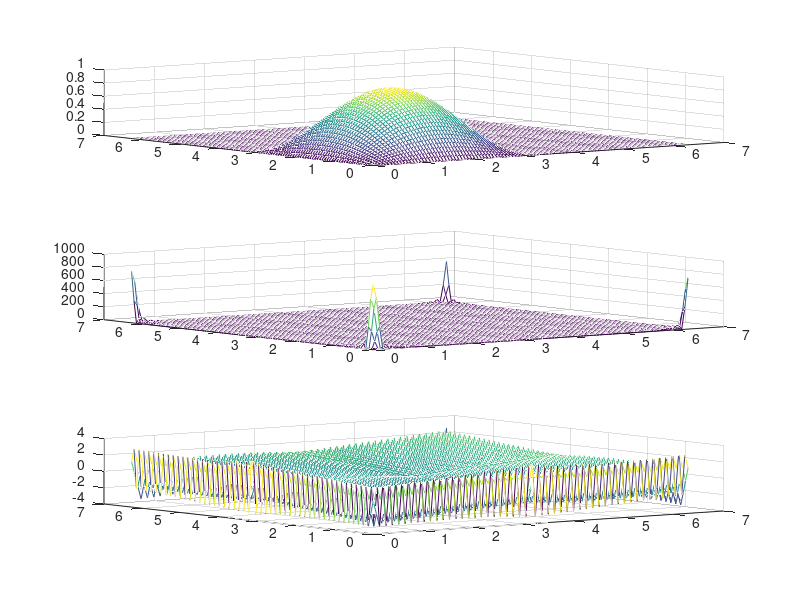

Source code (MATLAB): (Note: this script raises an error after producing the figure.)
Fs100 = 100;
ts100 = 0:1/Fs100:1;
Fs150 = 150;
ts150 = 0:1/Fs150:1;

%B1
t = (-1:0.01:1)';
sin_f100 = sin(2*pi*10*ts100);
fft_sin100 = fft(sin_f100);
stem(ts100,abs(fft_sin100));

sin_f150 = sin(2*pi*10*ts150);
fft_sin150 = fft(sin_f150);
stem(ts150,abs(fft_sin150));

%fft_sin = fft(y);
%ifft_sin = ifft(fft_sin);

%plot(x,fft(y))

%B2
%fft of sin wave is 1 at 0 and 2pi ? => the amplitude is collected at those
%point of the phase ???
%B3 a: different f in cos

y_f100 = cos(2*pi*10*ts100);


y_f150 = cos(2*pi*10*ts150);

%B3 b
unitstep = t>=0;

%B3 
impulse = t==0;

ramp = t.*unitstep;
quad = t.^2.*unitstep;
cos100 = cos(2*pi*1*t)/2+0.5;
cos200 = cos(2*pi*2*t)/2+0.5;

impulseFFT = fft(impulse);
unitstepFFT = fft(unitstep);

subplot(3,1,1)
plot(t,[impulse unitstep cos100 cos200])
subplot(3,1,2)
plot(t,[abs(impulseFFT) abs(unitstepFFT) abs(fft(cos100)) abs(fft(cos200))])
subplot(3,1,3)
plot(t,[angle(impulseFFT) angle(unitstepFFT) angle(fft(cos100)) angle(fft(cos200))])
%plot(t,[unitstepFFT, impulseFFT ]);




%B4
%surf(bsxfun(@(x,y)sin(x)+sin(y),-pi:0.1:pi,(-pi:0.1:pi)'));
%surf(sin(repmat(-pi:0.1:pi,100,1)));
%surf(bsxfun(@(x,y)sin(x)+y,-pi:0.1:pi,(-pi:0.1:pi)'));
[X, Y]= meshgrid(linspace(0,2*pi));
Z = sin(X).*sin(Y);
mesh(X,Y,Z);
mesh(X,Y,abs(fft2(Z)));
mesh(X,Y,angle(fft2(Z)));
Z2 = sin(X*2).*sin(Y*2);


subplot(3,1,1)
mesh(X,Y,Z2);
subplot(3,1,2)
mesh(X,Y,abs(fft2(Z2)));
subplot(3,1,3)
mesh(X,Y,angle(fft2(Z2)));

%B5
%Gaussian filter fspecial('gaussian',hsize,sigma)
[X_filter, Y_filter]= meshgrid(linspace(1,3,1));
gaussian_filter = fspecial('gaussian',5,1);
alpha1=1;
beta1=50;
alpha2=1;
beta2=50;
[rows,cols]=size(Z); 
%rearrange image
for x = 1:cols %address all columns
  for y = 1:rows %address all rows
    %fprintf(string(x>=alpha1 && x<=beta1));
    %fprintf('\n')
    if ~((x>=alpha1 && x<=beta1) && (y>=alpha2 && y<=beta2))
        %fprintf('%i\n', x);
        %fprintf('%i\n', y);
        Z(x,y)=0;
        %fprintf('%i\n',image(x,y))
    end
  end
end

%Z = imfilter(Z,gaussian_filter); 
subplot(3,1,1)
mesh(X,Y,Z);
subplot(3,1,2)
mesh(X,Y,abs(fft2(Z)));
subplot(3,1,3)
mesh(X,Y,angle(fft2(Z)));





%B6
lena_img = imread('lenaG.bmp');
colormap(gray) 
pic=imread('lenaG.bmp');
%images are stored as integers, so we need to double them for Matlab
%we also need to ensure we have a greyscale, not three colour planes 
pic=double(pic(:,:,1));
 
Fpic=fft2(rearrange(pic));
Fpic_true = fft2(pic);

%B7
%fourier transform with no phase

no_phase = abs(Fpic_true);


%B8
%fourier transform with constant magnitude
% . is nescessary for matrix ops

cols = 512;
rows = 512;
no_mag = ones(cols, rows);
for x = 1:cols %address all columns
  for y = 1:rows %address all rows
    no_mag(x,y) = Fpic_true(x,y) / norm(Fpic_true(x,y));
  end
end

imshow((ifft2(no_phase)),[]);
imshow((ifft2(no_mag)),[]);


%B10:
lenaT = transpose(lena_img);
FpicT=fft2(rearrange(lenaT));
FpicT_true = fft2(lenaT);

subplot(2,3,1), imagesc(lena_img)
title ('Original image')
subplot(2,3,2), imagesc(log(abs(Fpic_true)))
title ('Fourier transform')
subplot(2,3,3), imagesc(log(abs(Fpic)))
title ('Rearranged Fourier transform')
subplot(2,3,4), imagesc(lenaT)
title ('Rotated image')
subplot(2,3,5), imagesc(log(abs(FpicT_true)))
title ('Rotated Fourier transform')
subplot(2,3,6), imagesc(log(abs(FpicT)))
title ('Rotated Rearranged Fourier transform')




% need to check what is abs or phase
%images are stored as integers, so we need to double them for Matlab
%we also need to ensure we have a greyscale, not three colour planes 
function rearranged = rearrange(image)
%New image is rearranged so when transformed dc is at centre
%
%  Usage: new image = rearrange(image)
%
%  Parameters: image      - array of points 

%get dimensions
[rows,cols]=size(image); 

%rearrange image
for x = 1:cols %address all columns
  for y = 1:rows %address all rows
    rearranged(y,x)=image(y,x)*((-1)^(y+x)); %Eq. 2.30
  end
end
end

function boxfilter(image, alpha1, beta1, alpha2, beta2)
%New image is rearranged so when transformed dc is at centre
%
%  Usage: new image = rearrange(image)
%
%  Parameters: image      - array of points 

%get dimensions
[rows,cols]=size(image); 
%rearrange image
for x = 1:cols %address all columns
  for y = 1:rows %address all rows
    %fprintf(string(x>=alpha1 && x<=beta1));
    %fprintf('\n')
    if ((x>=alpha1 && x<=beta1) && (y>=alpha2 && y<=beta2))
        %fprintf('%i\n', x);
        %fprintf('%i\n', y);
        image(x,y) = 0;
        %fprintf('%i\n',image(x,y))
    end
  end
end
end




